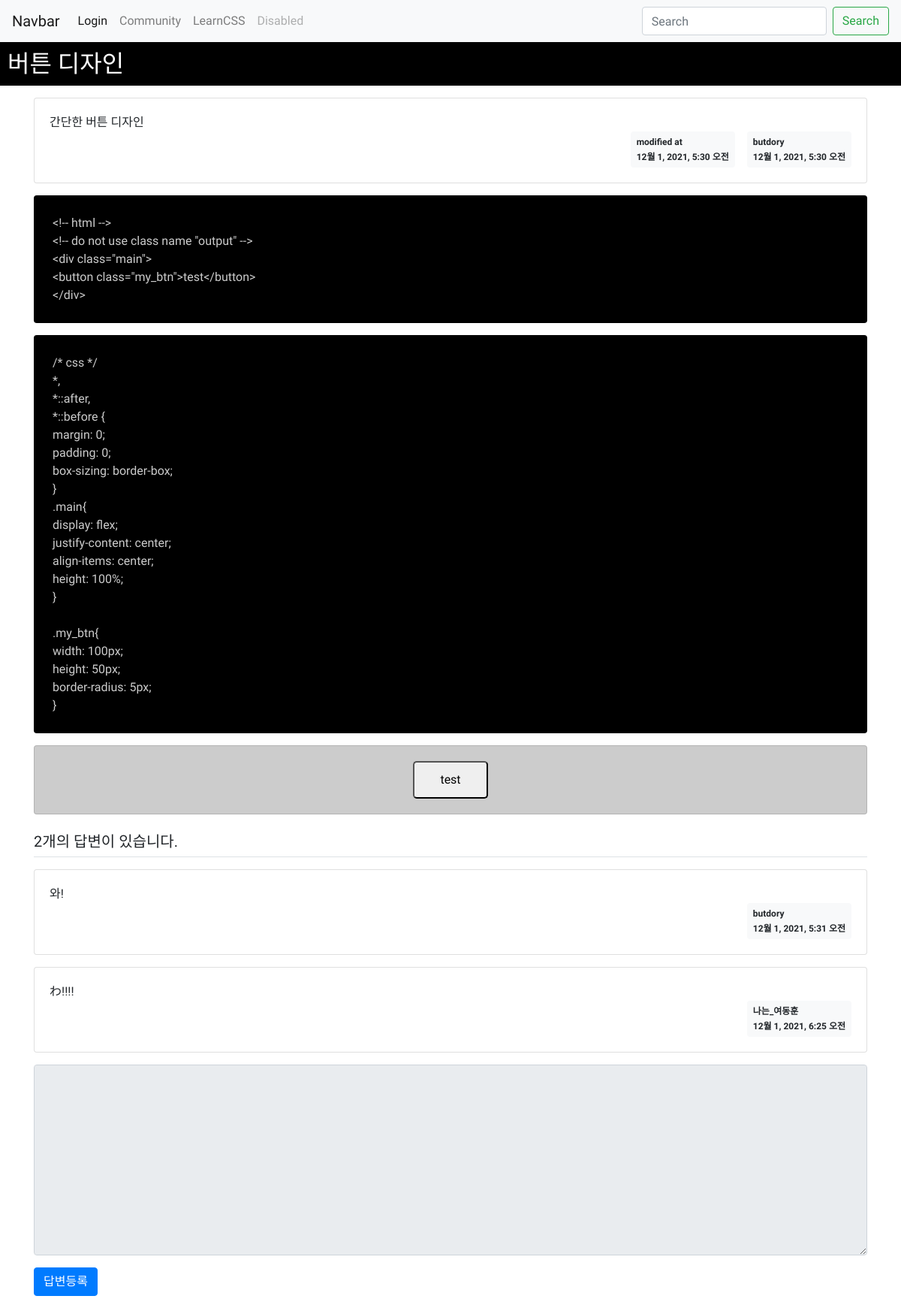
Page /learnCSS/322/ on the committed database.
### learnCSS/models.py (models this page shows, shortened)
class Html(models.Model):
    subject = models.CharField(max_length=200, null=True)
    author = models.ForeignKey(User, on_delete=models.CASCADE, null=True)
    css = models.TextField(null=True)
    html = models.TextField(null=True)
    content = models.TextField(null=True)
    create_Date = models.DateTimeField(null=True)
    modify_Date = models.DateTimeField(null=True, blank=True)

class Html_Answer(models.Model):
    author = models.ForeignKey(User, on_delete=models.CASCADE, null = True)
    question = models.ForeignKey(Html, on_delete=models.CASCADE, null=True)
    content = models.TextField()
    modify_Date = models.DateTimeField(null=True, blank=True)
    create_Date = models.DateTimeField()

### learnCSS/views.py (the view)
# urls.py: path('<int:question_id>/', views.detail, name='detail'),
def detail(request, question_id):
    question = Html.objects.get(id=question_id)
    context = {'question': question}
    return render(request, 'learnCSS/learnCSS_detail.html', context)

### templates/learnCSS/learnCSS_detail.html (shortened to what this page needs)
{% extends 'base.html' %}
{% block content %}
{% load static %}
<link rel="stylesheet" type="text/css" href="{% static 'css/index.css' %}">
    <div class="title_div">
    <h2>{{ question.subject }}</h2>
    </div>
<div class="container my-3">
    <div class="card my-3">
        <div class="card-body">
            <div class="card-text" style="white-space: pre-line;">{{ question.content }}</div>
            <div class="d-flex justify-content-end">
        {% if question.modify_Date %}
        <div class="badge badge-light p-2 text-left mx-3">
            <div class="mb-2">modified at</div>
            <div>{{ question.modify_Date }}</div>
        </div>
        {% endif %}
                <div class="badge badge-light p-2 text-left">
                    <div class="mb-2">{{ question.author.username }}</div>
                    <div>{{ question.create_Date }}</div>
                </div>
            </div>
        </div>
    </div>
    <div class="card my-3" style="padding: 3vh; background-color: black; color: #ccc;">
        <div class="card-text" id="htmlCode" style="white-space: pre-line;">{{ question.html }}</div>
    </div>
    <div class="card my-3" style="padding: 3vh; background-color: black; color: #ccc;">
        <div class="card-text" id="cssCode" style="white-space: pre-line;">{{ question.css }}</div>
    </div>
    <div class="card my-3" style="background-color: #ccc;">
        <div class="card-body output" style="height: 100%;">
        </div>
    </div>
    <h5 class="border-bottom my-3 py-2">{{question.html_answer_set.count}}개의 답변이 있습니다.</h5>
    {% for answer in question.html_answer_set.all %}
    <div class="card my-3">
        <div class="card-body">
            <div class="card-text" style="white-space: pre-line;">{{ answer.content }}</div>
            <div class="d-flex justify-content-end">
                <div class="badge badge-light p-2 text-left">
                    <div class="mb-2">{{ answer.author.username }}</div>
                    <div>{{ answer.create_Date }}</div>
                </div>
            </div>
        </div>
    </div>
    {% endfor %}
    <form action="{% url 'learnCSS:html_answer_create' question.id %}" method="post" class="my-3">
        <div class="form-group">
            <textarea {% if not user.is_authenticated %}disabled{% endif %}
              name="content" id="content" class="form-control" rows="10"></textarea>
        </div>
        <input type="submit" value="답변등록" class="btn btn-primary">
    </form>
</div>
{% endblock %}

### static/css/index.css (style rules this page uses)
*, *::after, *::before { margin: 0; padding: 0; box-sizing: border-box; font-family: 'Jua', sans-serif; }
.title_div > * { background-color: black; color: white; padding: 10px; }

### rows in the picture
Html: subject "버튼 디자인", content "간단한 버튼 디자인", modify_Date "12월 1, 2021, 5:30 오전", author.username "butdory", create_Date "12월 1, 2021, 5:30 오전", html "<!-- html --> <!-- do not use class name \"output\" --> <div class=\"main\"> <button class=\"my_btn\">test</button> </div>", css "/* css */ *, *::after, *::before { margin: 0; padding: 0; box-sizing: border-box; } .main{ display: flex; justify-content: center; align-items: center; height: 100%; } .my_btn{ width: 100px; height: 50px; border-radius: 5px; }", html_answer_set.count "2"
Html_Answer: content "와!", author.username "butdory", create_Date "12월 1, 2021, 5:31 오전"
Html_Answer: content "わ!!!!", author.username "나는_여동훈", create_Date "12월 1, 2021, 6:25 오전"
